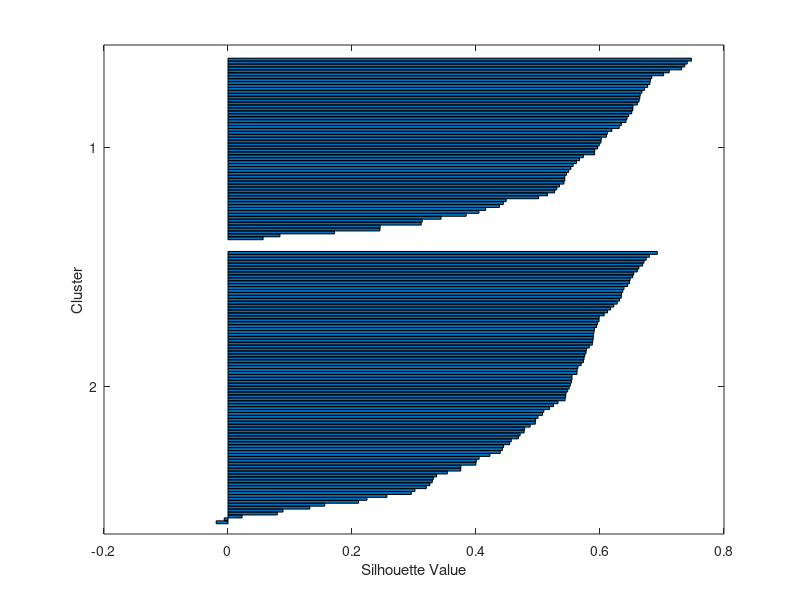

MATLAB code for this plot: (Note: this script raises an error after producing the figure.)
function prepro_nitr

minaxp = [
0   0.2	0   0	0	0   ;
0.9 0.9	0.6	0.6	0.6	1.0 ];
minaxp = minaxp';
minaxpn = bounds(6, -0.9, 0.9);
minaxt = [0 15.0];
minaxtn = [0.0 1.0];

center = [-0.8703    0.1877   -0.7609   -0.7619   -0.7297    0.0657]';
%center = [-0.8328	0.2081	-0.6541	-0.6365	-0.6195	0.0401]';
%center = [-0.6950    0.2831   -0.2613   -0.1752   -0.2144   -0.0539]';
ntrains = 155;
data = load('93odd.dat');

%ntrains = 151;
%data = load('93half.dat');

p = data(:,1:6);
t = data(:,7);
p = p';
p = normalize( p, minaxp, minaxpn );
t = t';
t = normalize( t, minaxt, minaxtn );

p = p(:, 1:ntrains);
t = t(:, 1:ntrains);

center = [-0.8522    0.2040   -0.4202   -0.6775   -0.6623   -0.3773]';
%center = [-0.8522    0.2040   -0.7202   -0.6775   -0.6623   -0.3773]';
center = [-0.8963    0.2246   -0.7964   -0.7781   -0.7385    0.5301]';
%center = [-0.8400    0.5297   -0.5556   -0.5068   -0.4763   -0.0567]';
%center = [-0.8670   -0.0429   -0.7811   -0.7689   -0.7689   -0.5745]';
%center = [-0.8969    0.1869   -0.8086   -0.7842   -0.7766    0.5597]';

center = [-0.8748    0.2535   -0.6738   -0.6753   -0.6505    0.4716]';
%center = [-0.7891    0.1609   -0.6336   -0.5962   -0.5872   -0.4088]';
%center = [ -0.8416    0.1015   -0.7542   -0.7430   -0.7233   -0.4723]';

%center = [-0.4175    0.3627   -0.2582   -0.2605   -0.2433    0.5128]';

close all;
s = [];
for i=1:1
     alpha = 1;
%    alpha = i*0.1;
%    alpha = 0.6;
    cluster = [p; alpha*t]';
    [idx, c] = kmeans(cluster, 2);
%    [idx, c] = kmeans(cluster, 2, 'dist', 'city');
%    [idx, c] = kmeans(cluster, 2, 'display', 'iter');
    [sil, h] = silhouette(cluster, idx);
    c
    c = sortrows(c, 7);
    c
    center = c(2,1:6)';

%    center = p(:,i)

%    figure(i);
    d = dist( p, center );
    d = [d; t]';
    d = sortrows(d);
%    plot( d(:,1), d(:,2), 'x' );
    
    s = [s; [alpha std( d(1:180,:) )] ];
end

sortrows( s, 3 )
%s
%return;


vp = p(: , ntrains+1:size(p,2));
vt = t(: , ntrains+1:size(p,2));
pn = p(:, 1:ntrains);
tn = t(:, 1:ntrains);

%save_data( center, pn, tn, 90 );
%save_data( center, vp, vt, 90 );

function save_data( center, p, t, N )
%compute the distance of the points to the center
d = zeros(size(p,2),1);
for i=1:size(p,2)
    d(i,1) = distance( p(:,i), center );
    %d(i,1) = (p(6,i)+0.36)^2;
end
[sd, ix] = sort( d );

%reorder the points
p_all = p;
t_all = t;
for i=1:size(p,2)
    p_all(:,i) = p( :, ix(i) );
    t_all(:,i) = t( :, ix(i) );
end

%create the smaller cluster
data_all = [p_all; t_all];
data_1 = data_all(:,1:N);
data_1 = data_1';
save 'valid1.dat' data_1 '-ascii';
%save 'train1.dat' data_1 '-ascii';

%create the larger cluster
%sample 50 points from data_1.
ix = rand(80,1)*N + 0.5;
ix = round(ix);
ix = unique(ix);

data_2 = data_all(:, N+1:size(data_all,2));
data_2 = data_2';
for i=1:size(ix,1)
    data_2 = [data_2; data_1(ix(i),:)];
end
save 'valid2.dat' data_2 '-ascii';
%save 'train2.dat' data_2 '-ascii';


%p[n,m] is a matrix with m points, each point has n dimensions.
%minaxp[n, 2] minaxp(:,1) the minimum of p(:), minaxp(:,2) the maximum of p(:)
function [pn] = normalize( p, minaxp, minaxn )
sz = size(minaxp);
for i=1:sz(1)
    pn(i, :) = ( p(i, :)-minaxp(i, 1) )/( minaxp(i, 2)-minaxp(i, 1) ) * ( minaxn(i, 2)-minaxn(i, 1) ) + minaxn(i, 1);
end

%p[n,m] is a matrix with m points, each point has n dimensions.
%minaxp[n, 2] minaxp(:,1) the minimum of p(:), minaxp(:,2) the maximum of p(:)
function [pn] = unnormalize( p, minaxp, minaxn )
sz = size(minaxp);
for i=1:sz(1)
    pn(i, :) = ( p(i, :) -minaxn(i, 1) )/ ( minaxn(i, 2)-minaxn(i, 1) ) * ( minaxp(i, 2)-minaxp(i, 1) ) + minaxp(i, 1);
end

function [d] = distance( x, y )
d = sqrt( sum( (x-y).^2 ) );

%generate the [min max] matrix [n, 2]. n is the dimension. [:,1] is min
%values, and [:,2] is max values
function [z] = bounds( n, xmin, xmax )
z = [xmin, xmax];
for i=1:n-1
    z = [z; [xmin, xmax] ];
end